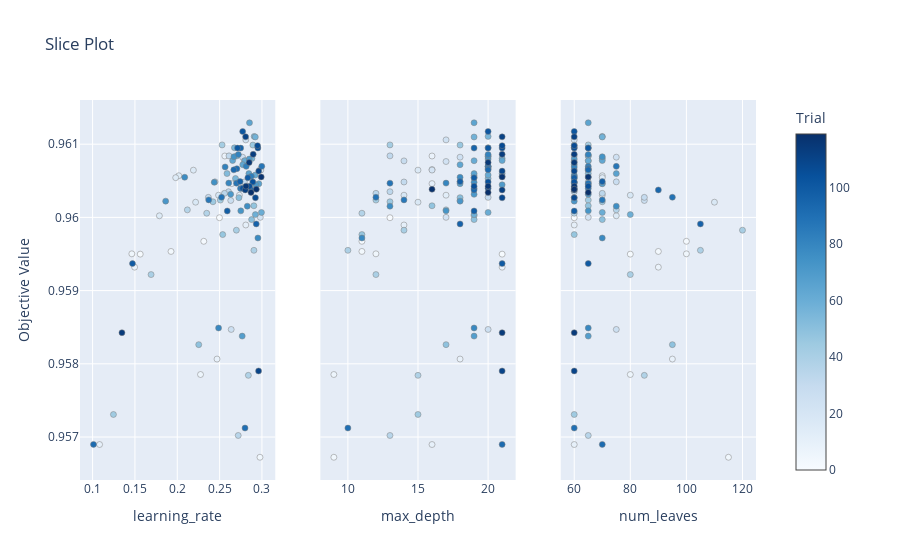

The notebook cell this image was saved under:
### Code cell
fig = optuna.visualization.plot_slice(study, params=["learning_rate", "max_depth", "num_leaves"])#, "reg_alpha", "reg_lambda"])
fig.show()
